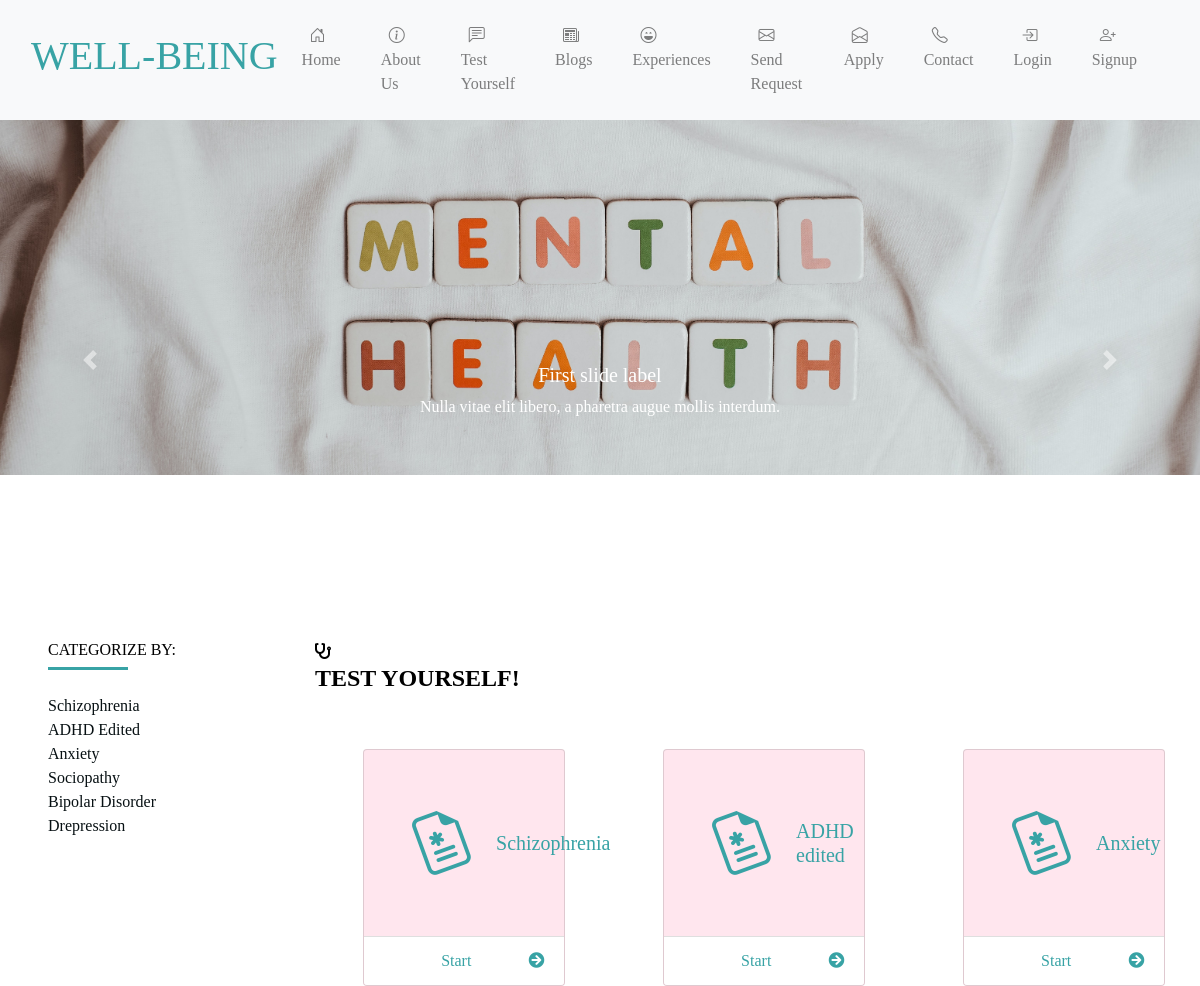
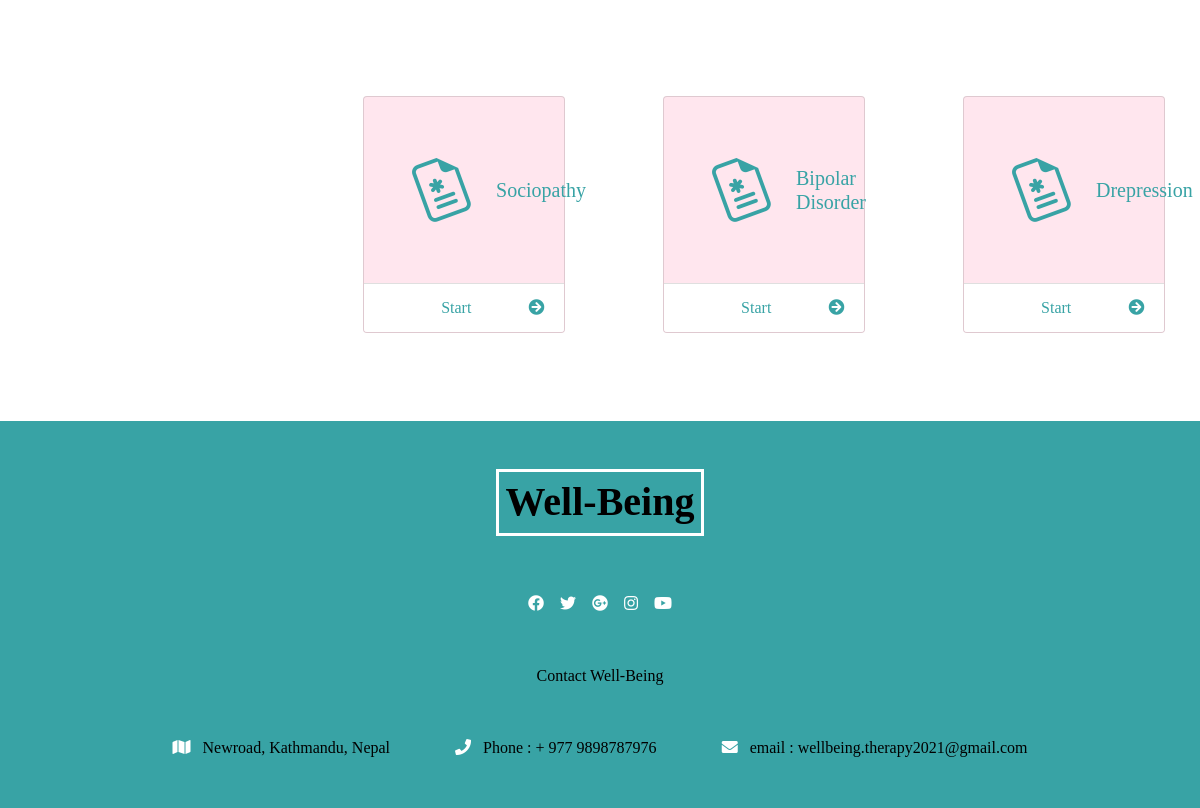
The page /MentalHealth/index.php/wellbeing/testyourself on the database its author committed (2 pictures, top to bottom).
### tables this page shows
CREATE TABLE `categories` (
  `cid` int(12) NOT NULL,
  `cname` varchar(32) NOT NULL,
  `cdesc` varchar(1000) NOT NULL,
  `crole` tinyint(1) NOT NULL,
  `cstatus` tinyint(1) NOT NULL,
  `created_at` timestamp NOT NULL DEFAULT current_timestamp() ON UPDATE current_timestamp()
);

### MentalHealth/application/controllers/Wellbeing.php (called while the page is built, shortened)
<?php
class Wellbeing extends CI_Controller {
     public function __construct()
    {
        $this->load->model('Category');
        $this->load->model('Experience');
        $this->load->model('Blog');
    }
    public function loadViews($page, $data = []) {
        $this->load->view('sites/'.$page, $data);
    }
	public function testyourself()
	{
        $data = [
            'page_title' => 'Wellbeing - Test Yourself',
            'categories' => $this->Category->selectAllUA()
        ];
         $this->loadViews('testyourself', $data);
	}
}

### MentalHealth/index.php (called while the page is built, shortened)
<?php
require_once BASEPATH.'core/CodeIgniter.php';

### MentalHealth/application/models/Category.php (called while the page is built, shortened)
<?php
class Category extends CI_model{
    public function selectAllUA(){
        $categories = $this->db->order_by('cid', 'DESC')->get_where('categories', ['cstatus' => '2' ]);
        return $categories->result_array();
    }
}

### MentalHealth/application/views/sites/testyourself.php (the view, shortened to what this page needs)
<?php $this->load->view('layouts/siteNav'); ?>
<?php $this->load->view('layouts/carousal'); ?>
<section class="questions">
	<div class="container-fluid">
		<div class="row">
   			<?php $this->load->view('layouts/siteCategoryTest'); ?>
				<div class="col-10 col-md-7 col-lg-9 mx-auto my-3 ">
				    <div class="row">
				      <div class="col title mt-4">
				         <i class="fa fa-stethoscope mr-3"></i>
				         <div class="title-text">
				           <h4 class="text-uppercase font-weight-bold">Test YourSelf!</h4>
				         </div>
				      </div>
				    </div>
				    <div class="row inform-card">
       					<?php foreach ($categories as $category) { ?>
					        <div class="col-lg-4 col-md-6 col-10 my-5">
					           <a href="<?= site_url() ?>testyourself/question/display/<?= $category['cid'] ?>">
					            <div class="card card-1 w-75 ml-5">
					               <div class="card-body p-5">
					                  <div class="flex d-flex justify-content-between">
					                    <i class="bi bi-file-earmark-medical body-icon"></i>
					                    <div class="side-text align-self-center ml-4">
					                      <h5><?= $category['cname'] ?></h5>
					                    </div>
					                  </div>
					                </div>
					                <div class="card-footer d-flex justify-content-between">
					                  <a href="<?= site_url() ?>testyourself/question/display/<?= $category['cid'] ?>">Start</a><a href="<?= site_url() ?>testyourself/question/display/<?= $category['cid'] ?>"><i class="fa fa-arrow-circle-right"></i></a>
					                </div>
					              </div></a>
					        </div>
					    <?php } ?>
					</div>
				</div>
		</div>
	</div>
</section>

### MentalHealth/application/views/layouts/siteCategoryTest.php
<div class="col-10 col-md-5 col-lg-3 mx-auto my-3 px-5 text-capitalize">
  <div class="blogs-categories-title my-4">
    <h6 class="text-uppercase">Categorize by:</h6>
    <div class="blogs-categories-underline"></div>
  </div>
  <?php foreach ($categories as $category) { ?>
  <a href="<?= site_url() ?>testyourself/question/display/<?= $category['cid'] ?>" class="d-block blogs-categories-link">
    <p class="mb-0"><?= $category['cname'] ?></p>
  </a>
  <?php } ?>
</div>

### MentalHealth/assets/css/style.css (style rules this page uses)
:root { --colourBlue: #38a3a5; --colourBlack: #252627; --colourWhite: #ffffff; --colourGrey: #f8f9fa; --colourLightPink: #FFE6EE; }
body { color: #000; font-family: "Kaushan Script", cursive; background: var(--colourWhite); min-height: 100vh; }
.inform-card .card-1, .card-2, .card-3, .card-4 { background-color: var(--colourLightPink); }
.inform-card .card .body-icon { font-size: 60px; transform: rotate(340deg); color: var(--colourBlue); }
.inform-card .card .fa, .inform-card .card a { color: var(--colourBlue); text-decoration: none; }
.inform-card .card { color: var(--colourBlack); }
.inform-card .card-footer { background: var(--colourWhite); }
:root { --mainYellow: #fdbe02; --mainWhite: #fff; --mainBlack: #071013; --mainGrey: #9b9999; --TransGrey: rgba(0, 0, 0, 0.1); }
.blogs-categories-underline { height: 0.2rem; width: 5rem; background: var(--colourBlue); }
.blogs-categories-link { color: var(--mainBlack); text-decoration: none !important; }

### MentalHealth/assets/css/table.css (style rules this page uses)
.d-flex { display: flex; align-items: center; justify-content: space-between; }

### rows shown on the page
categories: cname "Schizophrenia"
categories: cname "ADHD Edited", cname "ADHD edited"
categories: cname "Anxiety"
categories: cname "Sociopathy"
categories: cname "Bipolar Disorder"
categories: cname "Drepression"
